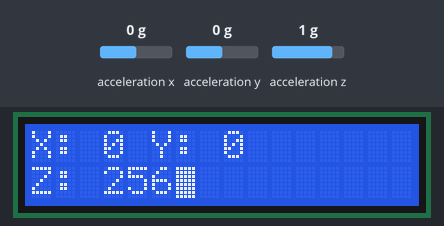
The sketch below on a simulated Arduino Uno, built with avr-gcc and run on an emulated ATmega328P. Shown: 16×2 character LCD. Wiring (inferred from the names in the program): ADXL345 accelerometer at I2C address 0x53. The test bench sets the inputs (shaded band); at power-on: acceleration x 0 g, acceleration y 0 g, acceleration z 1 g. What the sketch prints to the serial monitor is not drawn.

Above: at 1.2 s.
1.3 s: acceleration x set to 0.8 g
At 2.5 s:
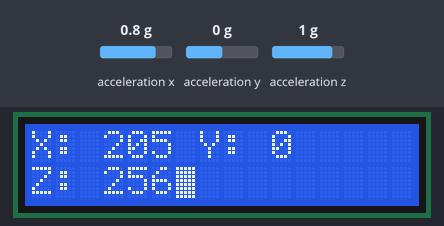
2.8 s: acceleration y set to -1.4 g
At 3.2 s:
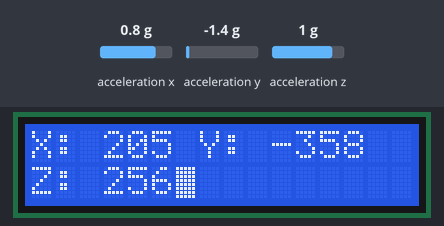
5.8 s: acceleration y set to 0.8 g
At 6.3 s:
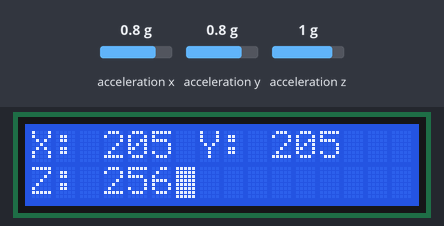
8.8 s: acceleration z set to 0 g
At 9.2 s:
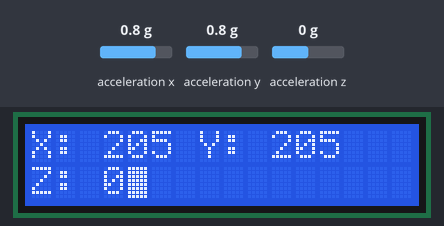
10.3 s: acceleration x set to -1.4 g
At 11.0 s:
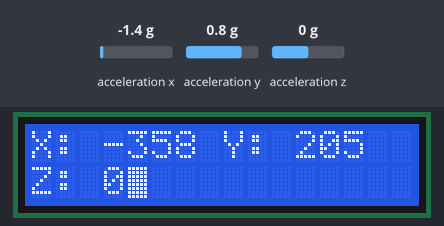
11.8 s: acceleration y set to -0.8 g
At 12.9 s:
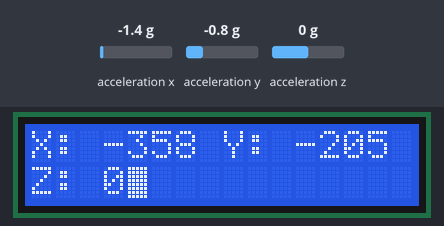
Timing chart, 0 to 14.8 s (numbered marks = the images above; inputs shaded):
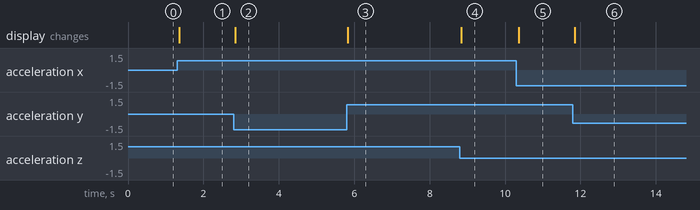

The sketch:

adxl345-iic.ino
```cpp
#include <Wire.h>
#include <LiquidCrystal.h>

/**
   RECURSOS
   - https://morf.lv/mems-part-1-guide-to-using-accelerometer-adxl345
   - https://www.luisllamas.es/arduino-acelerometro-adxl345/
   - https://learn.adafruit.com/adxl345-digital-accelerometer/programming
*/

/**
  ADXL345 ACCELEROMETER IIC
  Usualmente, la dirección IIC de este dispositivo es 0x53
*/
#define DEVICE_ADDRESS  0x53

/**
   Lista de Registros
*/
#define DEVID         0x00
#define THRESH_TAP    0x1D
#define OFSX          0x1E
#define OFSY          0x1F
#define OFSZ          0x20
#define TAP_DUR       0x21
#define TAP_LATENT    0x22
#define TAP_WINDOW    0x23
#define THRESH_ACT    0x24
#define THRESH_INACT  0x25
#define TIME_INACT    0x26
#define ACT_INACT_CTL 0x27
#define THRESH_FF     0x28
#define TIME_FF       0x29
#define TAP_AXES      0x2A
#define ACT_TAP_STAT  0x2B
#define BW_RATE       0x2C
#define POWER_CTL     0x2D
#define INT_ENABLE    0x2E
#define INT_MAP       0x2F
#define INT_SOURCE    0x30
#define DATA_FORMAT   0x31
#define DATAX0        0x32 //X-Axis Data 0
#define DATAX1        0x33 //X-Axis Data 1
#define DATAY0        0x34 //Y-Axis Data 0
#define DATAY1        0x35 //Y-Axis Data 1
#define DATAZ0        0x36 //Z-Axis Data 0
#define DATAZ1        0x37 //Z-Axis Data 1
#define FIFO_CTL      0x38
#define FIFO_STATUS   0x39

/**
   Registro POWER_CTL
  Si quieres 8 Hz no setees el bit 0
  POWER_CTL_WAKEUP_8HZ
*/
#define POWER_CTL_WAKEUP_4HZ  0x00
#define POWER_CTL_WAKEUP_2HZ  0x01
#define POWER_CTL_WAKEUP_1HZ  0x02
#define POWER_CTL_SLEEP       0x04
#define POWER_CTL_MEASURE     0x08
#define POWER_CTL_AUTO_SLEEP  0x16
#define POWER_CTL_LINK        0x32


/**
   Registro DATA_FORMAT
   DATA_FORMAT_RNG_2G
*/
#define DATA_FORMAT_RNG_4G        0x00
#define DATA_FORMAT_RNG_8G        0x01
#define DATA_FORMAT_RNG_16G       0x02
#define DATA_FORMAT_JUSTIFY_LEFT  0x04
#define DATA_FORMAT_FULL_RES      0x08 // 1 = 4mg/LSB, 0 = 10 bit
#define DATA_FORMAT_INT_INVERT    0x32
#define DATA_FORMAT_SPI           0x64
#define DATA_FORMAT_SELF_TEST     0x128

/**
   Buffer de lectura de valores
*/
byte _buff[6];

/**
   Inicializacion del LCD en mi versión
*/
const int rs = 7, en = 6, d4 = 5, d5 = 4, d6 = 3, d7 = 2;
LiquidCrystal lcd(rs, en, d4, d5, d6, d7);

void cl(int line)
{
  lcd.setCursor(0, line);
  lcd.print("                ");
  lcd.setCursor(0, line);
}

/**
   Funcion auxiliar de escritura una dirección IIC
*/
void writeTo(int device, byte address, byte val) {
  Wire.beginTransmission(device);
  Wire.write(address);
  Wire.write(val);
  Wire.endTransmission();
}

void readAccel() {
  // Leer los datos, 6 bytes desde el registro DATAX0
  uint8_t numBytesToRead = 6;
  readFrom(DEVICE_ADDRESS, char(DATAX0), numBytesToRead, _buff);

  /**
     Leer los valores del registro y convertir a int (Cada eje tiene 10 bits, en 2 Bytes LSB)
     Por tanto seteo los MSB, los ruedo a la izquierda 8 bits, y le pego los LSB y obtengo
     el entero de cada eje.
  */
  int x = (((int)_buff[1]) << 8) | _buff[0];
  int y = (((int)_buff[3]) << 8) | _buff[2];
  int z = (((int)_buff[5]) << 8) | _buff[4];
  Serial.print("x: ");
  Serial.print( x );
  Serial.print(" y: ");
  Serial.print( y );
  Serial.print(" z: ");
  Serial.println( z );
  cl(0);
  lcd.print("X: " + String(x) + " Y: " + String(y));
  cl(1);
  lcd.print("Z: " + String(z));
}

/**
   Esta función lee la cantidad de bytes especificados desde un registro
*/
void readFrom(int device, byte address, int num, byte _buff[]) {
  int i = 0;

  // Le enviamos desde que dirección queremos leer
  Wire.beginTransmission(device);
  Wire.write(address);
  Wire.endTransmission();

  /**
     Empezamos a recibir los paquetes y almacenamos en el buffer,
     recuerda que cada eje ocupa 2 bytes (que contienen 10 bits)
     _buff[0] = LSB_DATAX0
     _buff[1] = MSB_DATAX1
     _buff[2] = LSB_DATAY0
     _buff[3] = MSB_DATAY1
     _buff[4] = LSB_DATAZ0
     _buff[5] = MSB_DATAZ1
  */
  Wire.beginTransmission(device);
  Wire.requestFrom(device, num);
  while (Wire.available()) {
    _buff[i] = Wire.read();
    i++;
  }
  Wire.endTransmission();
}

void initializeDevices() {
  Serial.begin(9600);
  Wire.begin();
  lcd.begin(16, 2);

  lcd.setCursor(0, 0);
  lcd.print("              ");
  lcd.blink();
}

void setup() {
  initializeDevices();

  writeTo(DEVICE_ADDRESS, DATA_FORMAT,  DATA_FORMAT_RNG_4G);
  writeTo(DEVICE_ADDRESS, POWER_CTL,    POWER_CTL_WAKEUP_4HZ | POWER_CTL_MEASURE );
}


void loop() {
  readAccel();
}
```

Measured:
- after the input at 1.3 s, the display: changes after 0.06 s (image 1)
- after the input at 2.8 s, the display: changes at once (image 2)
- after the input at 5.8 s, the display: changes at once (image 3)
- after the input at 8.8 s, the display: changes at once (image 4)
- after the input at 10.3 s, the display: changes after 0.06 s (image 5)
- after the input at 11.8 s, the display: changes after 0.05 s (image 6)
